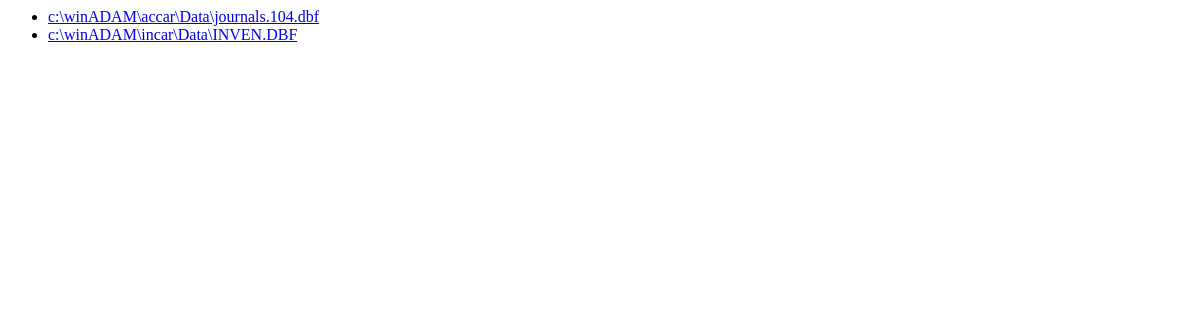
The app's page /adam/, older data.
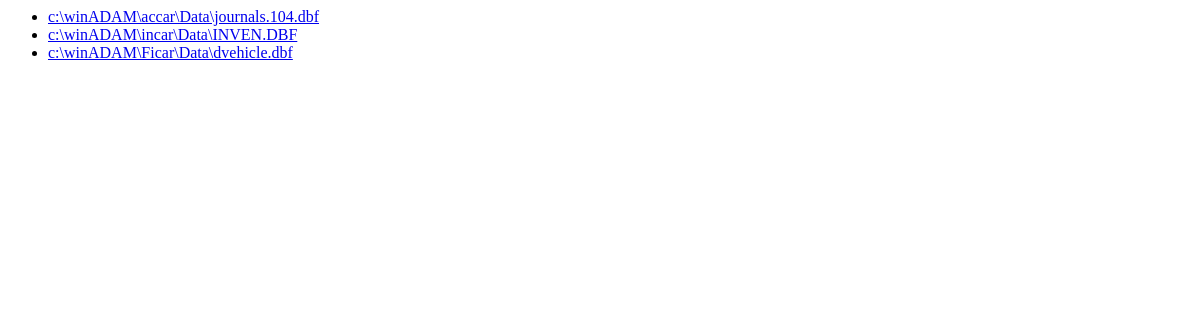
The same page, newer data.
### adam/models.py (models this page shows)
class ADAMFiles(models.Model):
    def __str__(self):
        return self.DBFPath
    DBFPath = models.FilePathField(
        path='c:\winADAM\\',
        recursive=True,
    )

### adam/views.py (the view)
def index(request):
    path_list = ADAMFiles.objects.all()
    context = {'path_list': path_list}
    return render(request, 'adam/index.html', context)

### adam/templates/adam/index.html
{% if path_list %}
    <ul>
        {% for DBFPath in path_list %}
        <li>
            <a href="/adam/{{ id }}/">
                {{ DBFPath }}
            </a>
        </li>
        {% endfor %}
    </ul>
{% else %}
    <p>No Files Available.</p>
{% endif %}

Row changes from the older to the newer data that the page shows:
added ADAMFiles: DBFPath "c:\\winADAM\\Ficar\\Data\\dvehicle.dbf"
